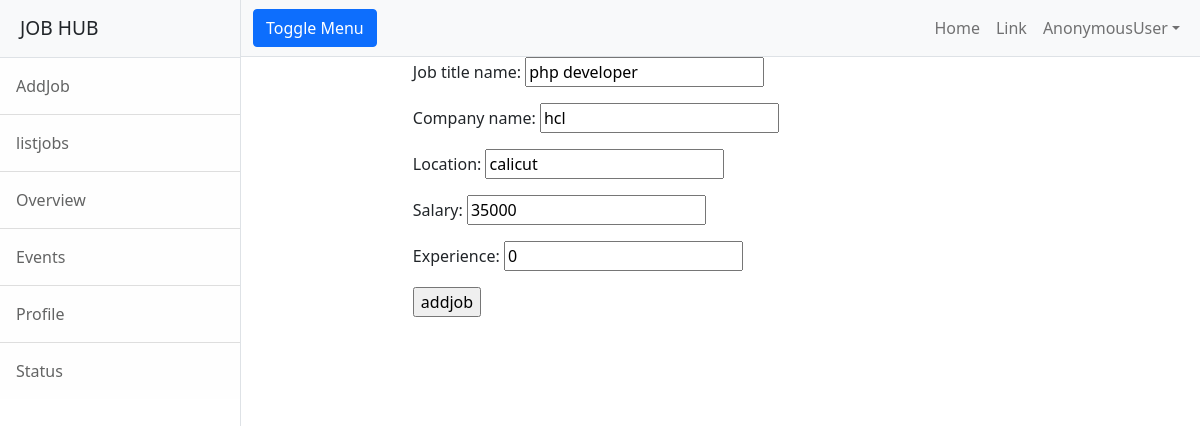
Page /employer/jobs/change/6 on the committed database.
### employer/models.py (models this page shows)
class Jobs(models.Model):
    job_title_name=models.CharField(max_length=150)
    company_name=models.CharField(max_length=150)
    location=models.CharField(max_length=120)
    salary=models.PositiveIntegerField(null=True)
    experience=models.PositiveIntegerField(default=0)

### employer/views.py (the view, shortened to what this page needs)
# urls.py: path("jobs/change/<int:id>",views.Jobeditview.as_view(),name="emp-editjob"),
class Jobeditview(View):
    def get(self,request,id):
        qs=Jobs.objects.get(id=id)
        form=JobForm(instance=qs)
        return render(request,"emp-editjob.html",{"form":form})

### employer/forms.py
class JobForm(forms.ModelForm):
    class Meta:
        model=Jobs
        fields="__all__"

### employer/templates/emp-editjob.html (shortened to what this page needs)
{%extends 'base.html'%}
{%block body_block%}
<div class="row">
    <div class="col-2"></div>
    <div class="col-8">
        <form action="" method="post">
            {{form.as_p}}
            <input type="submit" value="addjob">
        </form>
    </div>
    <div class="col-2"></div>
</div>
{%endblock%}

### rows in the picture
Jobs: job_title_name "php developer", company_name "hcl", location "calicut", salary "35000", experience "0"

### other values in the picture
{{ request.user }} "AnonymousUser"
